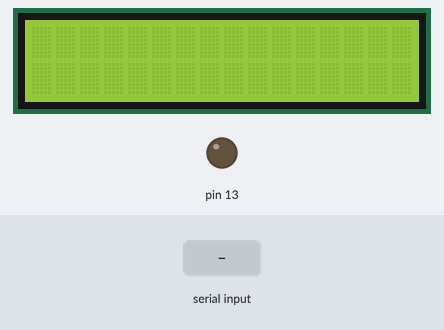
The sketch below on a simulated Arduino Uno, built with avr-gcc and run on an emulated ATmega328P. Shown: 16×2 character LCD, output pins drawn as LEDs (lit = HIGH). Inputs (shaded band) come from the test bench. What the sketch prints to the serial monitor is not drawn.

Above: at 1.2 s.
1.3 s: "1" received over Serial
At 3.5 s:
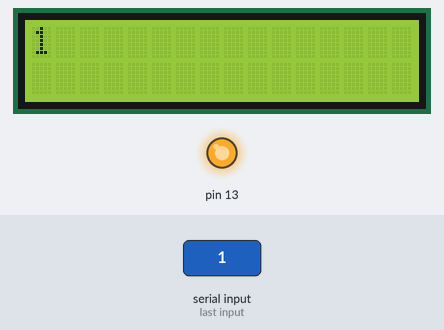
3.8 s: "0" received over Serial
At 6.0 s:
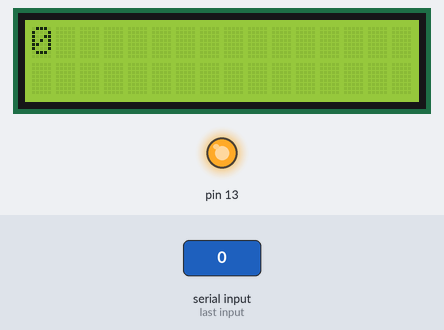
6.8 s: "2" received over Serial
At 9.7 s:
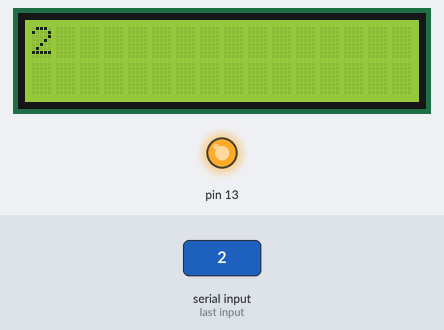
Timing chart, 0 to 11.2 s (numbered marks = the images above; inputs shaded):
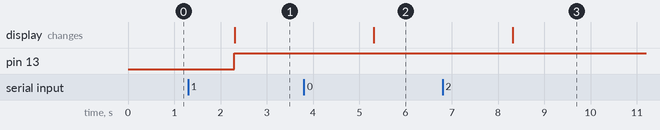

Measured:
- after the input at 1.3 s, pin 13: LOW → HIGH after 1.0 s; the display: changes after 1.0 s (image 1)
- after the input at 3.8 s, the display: changes after 1.5 s (image 2)
- after the input at 6.8 s, the display: changes after 1.5 s (image 3)

The sketch:

message_board.ino
```cpp
#include <LiquidCrystal.h>
#include <math.h>

LiquidCrystal lcd(7, 8, 9, 10, 11, 12);
String message = "";
int lastRefresh = 0;

void setup() {
  pinMode(13, OUTPUT);
  digitalWrite(13, LOW);
  Serial.begin(9600);
  lcd.begin(16, 2);
}

void loop() {
  if (message.length() > 16) {
    lcd.clear();
    refreshMessage();
    delay(1000);
  } else if (message.length() > 0) {
    lcd.clear();
    lcd.setCursor(0, 0);
    lcd.print(message);
    delay(1000);
  }
}

void serialEvent() {
  message = Serial.readString();
  digitalWrite(13, HIGH);
  Serial.println("Recieved data: " + message);
}

void refreshMessage() {
  lastRefresh = millis() / 1000;
  lcd.autoscroll();
  lcd.setCursor(16, 0);
  for (int i = 0; i < message.length(); i++) {
    lcd.print(message.charAt(i));
    delay(350);
  }
  lcd.noAutoscroll();
}
```
